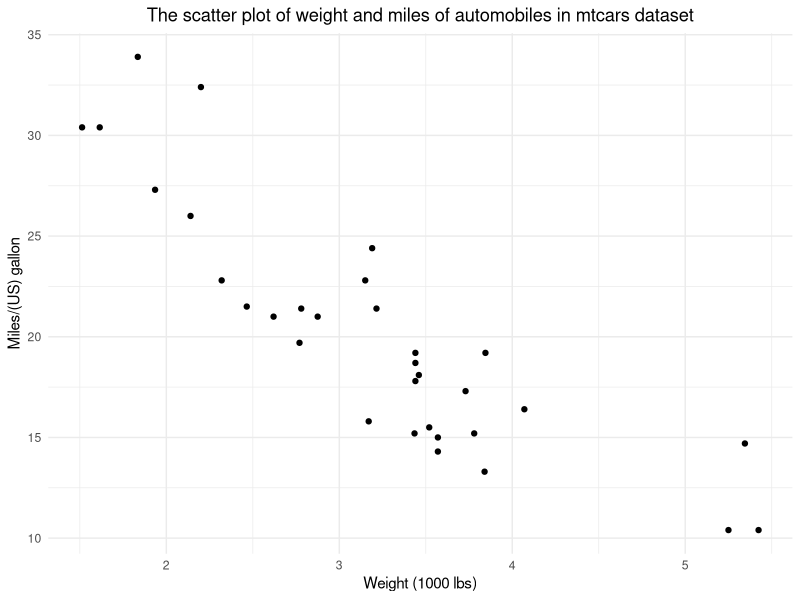
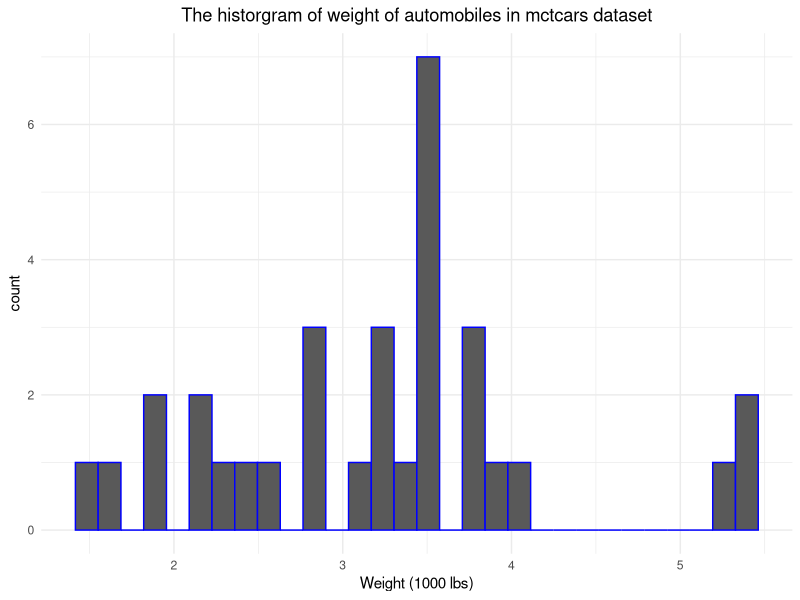

The R script that drew these images, in order:
## ---- chunk 1
library(ggplot2)
# library(help="datasets")

# ?mtcars


ggplot()+
  geom_point(aes(x=wt,y=mpg),data=mtcars)+
  labs(x="Weight (1000 lbs)",y="Miles/(US) gallon",title="The scatter plot of weight and miles of automobiles in mtcars dataset")+
  theme_minimal()+
    theme(plot.title = element_text(hjust = 0.5))
## ---- chunk 2
ggplot()+
  geom_histogram(aes(x=wt),col="blue",data=mtcars)+
  labs(x="Weight (1000 lbs)",title="The historgram of weight of automobiles in mctcars dataset")+
  theme_minimal()+
  theme(plot.title = element_text(hjust = 0.5))
  
